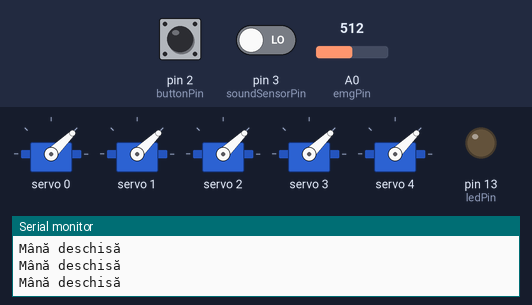
Simulated run of this sketch. Board: Arduino Uno, built with avr-gcc and run on an emulated ATmega328P. On the bench: 5 × servo, output pins drawn as LEDs (lit = HIGH), the last lines printed to the serial monitor. The inputs (shaded band) are chosen by the test bench; at power-on: A0 (emgPin) = 512, pin 3 (soundSensorPin) LOW, pin 2 (buttonPin) LOW.

Above: at 1.7 s.
1.8 s: A0 (emgPin) set to 584
3.3 s: A0 (emgPin) set to 619
At 3.6 s:
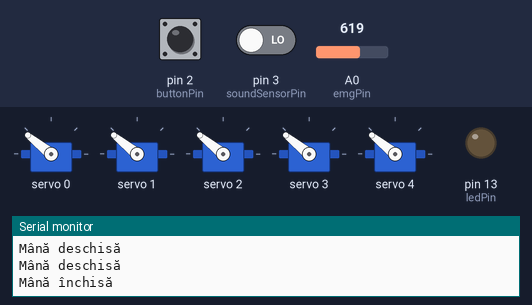
4.8 s: pin 3 (soundSensorPin) driven HIGH
At 6.0 s:
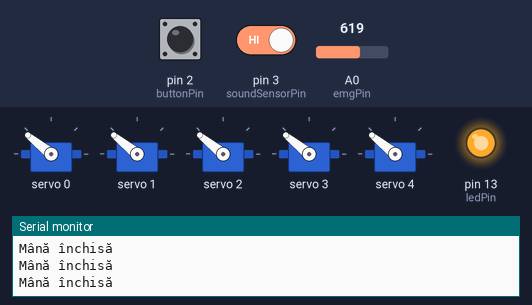
6.3 s: pin 2 (buttonPin) pulled HIGH for 0.15 s
At 6.8 s:
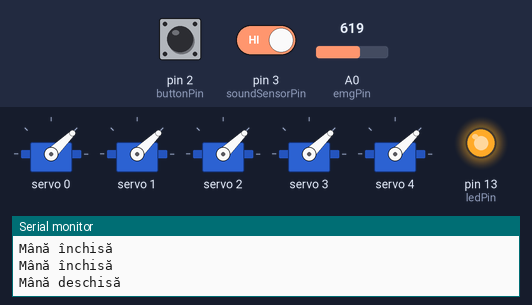
8.4 s: pin 2 (buttonPin) pulled HIGH for 3.2 s
At 12.2 s:
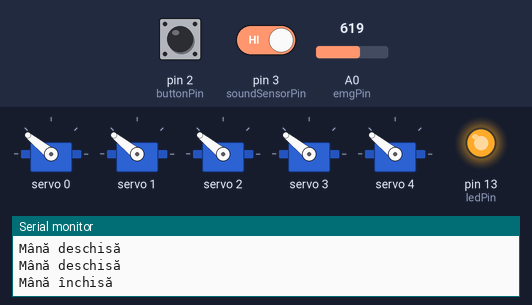
13.1 s: pin 3 (soundSensorPin) driven LOW
At 13.5 s:
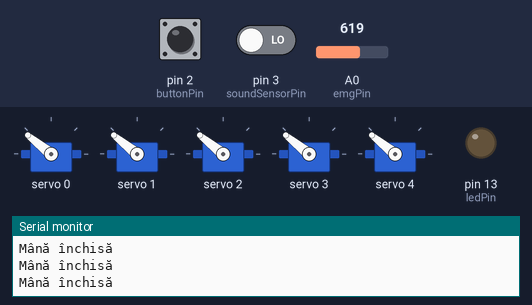
Timing chart, 0 to 15.6 s (numbered marks = the images above; inputs shaded):
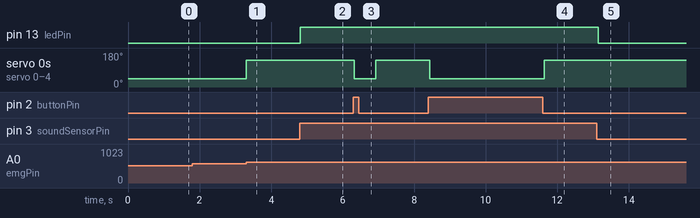

Measured:
- the behaviour switches between 600 and 601 on A0 (emgPin) (found by bisection; images 0 and 1)
- after the input at 3.3 s, servo 0–4: 44° → 141° at once
- after the input at 4.8 s, pin 13 (ledPin): LOW → HIGH at once
- after the input at 6.3 s, servo 0–4: 141° → 44° at once, → 141° 0.60 s later
- after the input at 8.4 s, servo 0–4: 141° → 44° at once, → 141° 3.2 s later
- after the input at 13.1 s, pin 13 (ledPin): HIGH → LOW after 0.05 s

The sketch:

MedBot_Nationalav3.ino
```cpp
#include <Wire.h>
#include <Adafruit_PWMServoDriver.h>

Adafruit_PWMServoDriver pwm = Adafruit_PWMServoDriver();

// Declararea sensorilor si a modulelor
const int emgPin = A0, sunetPin = A1, soundSensorPin = 3, ledPin = 13, buttonPin=2;

// Praguri pentru servo-uri
int servoTresholdMin = 500, servoTresholdMax = 2400;

// Stări pentru senzor EMG
int valEMG = 600;

// Variabile detecție sunet & mușchi
bool voiceDetected = false, muscleFlexed = false;

// Pin assignment pentru servo-urile de la degete
const int fingerServos[] = {0, 1, 2, 3, 4};
const int fingerPosOpened[] = {1000, 1000, 1000, 1000, 1000};
const int fingerPosClosed[] = {2000, 2000, 2000, 2000, 2000};
// Pin pentru servo-ul de la încheietură
const int wristServo = 5, wristOpened = 1000, wristClosed = 2000;

// Valoare care ne spune în ce stare se afla mâna (este închisă / deschisă)
bool closedHand = false;

void openHand() {
    for (int i = 0; i < 5; i++) {
        pwm.writeMicroseconds(fingerServos[i], fingerPosOpened[i]);

    }
    delay(500);
}

void closeHand() {
    for (int i = 0; i < 5; i++) {
        pwm.writeMicroseconds(fingerServos[i], fingerPosClosed[i]);

    }
    delay(500);
}

void setup() {
    pinMode(soundSensorPin, INPUT);
    pinMode(buttonPin, INPUT);
    pinMode(ledPin, OUTPUT);

    Serial.begin(9600);
    pwm.begin();

    // Frecvența de 50 Hz pentru servomotoare
    pwm.setPWMFreq(50);

    openHand();
    Serial.println("Setup complet!");
}

void loop() {
    int sunetValue = digitalRead(soundSensorPin);
    int emgValue = analogRead(emgPin);
    int butonValue= digitalRead(buttonPin);

    //Valori pentru debugging

    /* Serial.print("EMG Sensor Value: ");
    Serial.println(emgValue);
    Serial.print("Button: ");
    Serial.println(butonValue);
    */

    // Verificare dacă senzorul de voce detectează un sunet
    if (sunetValue == HIGH)
     {
        //Serial.println("Sunet detectat!"); // Debugging pentru senzor sunet
        digitalWrite(ledPin, HIGH);
        voiceDetected = true;

    } else
    {
        digitalWrite(ledPin, LOW);
        voiceDetected = false;
    }


    ///Verificam daca sensorul EMG a citit o valoare care a depasit tresholdul
    muscleFlexed = (emgValue > valEMG);

    ///închidere / Deschidere mână -> Pe bază de prioritate (Prima dată se verifică sunet + dacă s-a apăsat butonul)
    if ((voiceDetected && butonValue==HIGH) || !muscleFlexed)
    {
        Serial.println("Mână deschisă");
        if(closedHand) {
          openHand();

          closedHand = false;
        }

    } else
    {
        Serial.println("Mână închisă");
        if(!closedHand)
        {
          closeHand();

          closedHand = true;
        }
    }

delay(100);

}
```
